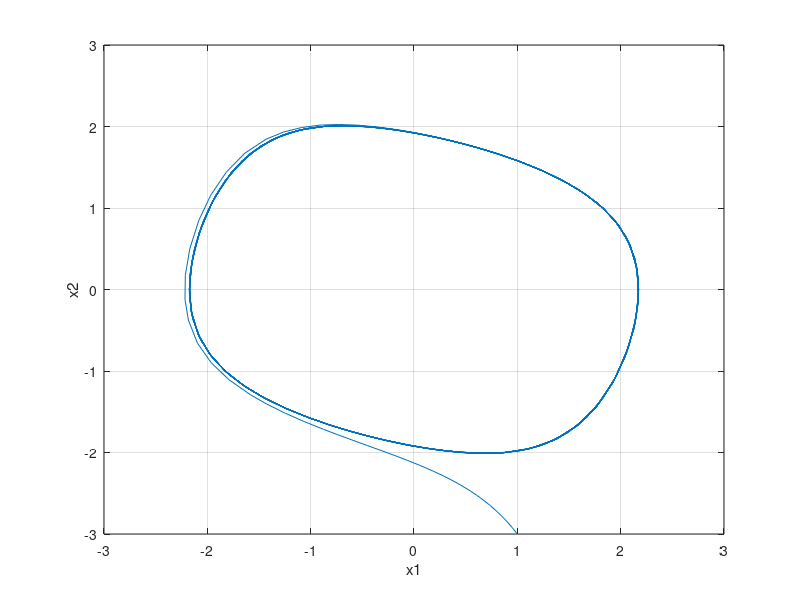

Reproduce this figure in MATLAB.
function my_phase()
[~,X] = ode45(@EOM,[0 100],[1 -3]);
x1 = X(:,1);
x2 = X(:,2);
plot(x1,x2)
xlabel('x1')
ylabel('x2')
grid
end
function dX = EOM(t, y)
dX = zeros(2,1);
c = 1.03;
x1  = y(1);
x2  = y(2);
dX = [x2;...
      -x1+x2-(x2^3)/3];
end
